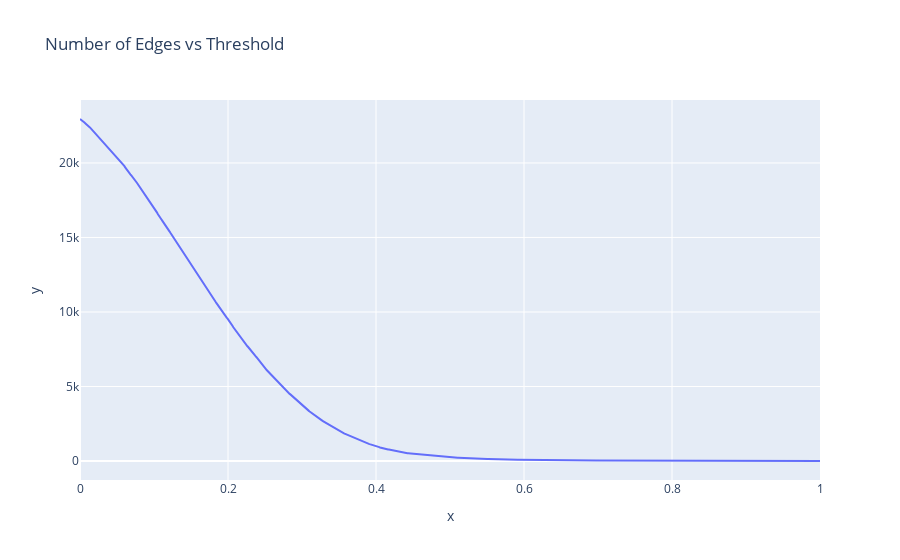

Notebook source saved alongside this figure:
### Code cell
upper_triangle = np.triu(matrix, k=1)
num_edges = []
for r in np.linspace(0, 1, 1000):
    row_indices, col_indices = np.where(upper_triangle > r)
    num_edges.append(len(row_indices))
px.line(x=np.linspace(0, 1, 1000), y=num_edges, title='Number of Edges vs Threshold')

### Figure 1 — Plotly figure (JSON) as saved in the notebook; plotly's stock layout.template omitted (floating-point values rounded to 4 significant figures; data arrays with more than 128 entries replaced by an {"elided": "..."} marker saying what was removed)
{"data": [{"hovertemplate": "x=%{x}<br>y=%{y}<extra></extra>", "legendgroup": "", "line": {"color": "#636efa", "dash": "solid"}, "marker": {"symbol": "circle"}, "mode": "lines", "name": "", "orientation": "v", "showlegend": false, "type": "scatter", "x": {"elided": "1000 float values"}, "xaxis": "x", "y": {"elided": "1000 int values"}, "yaxis": "y"}], "layout": {"legend": {"tracegroupgap": 0}, "title": {"text": "Number of Edges vs Threshold"}, "xaxis": {"anchor": "y", "domain": [0, 1], "title": {"text": "x"}}, "yaxis": {"anchor": "x", "domain": [0, 1], "title": {"text": "y"}}}}
